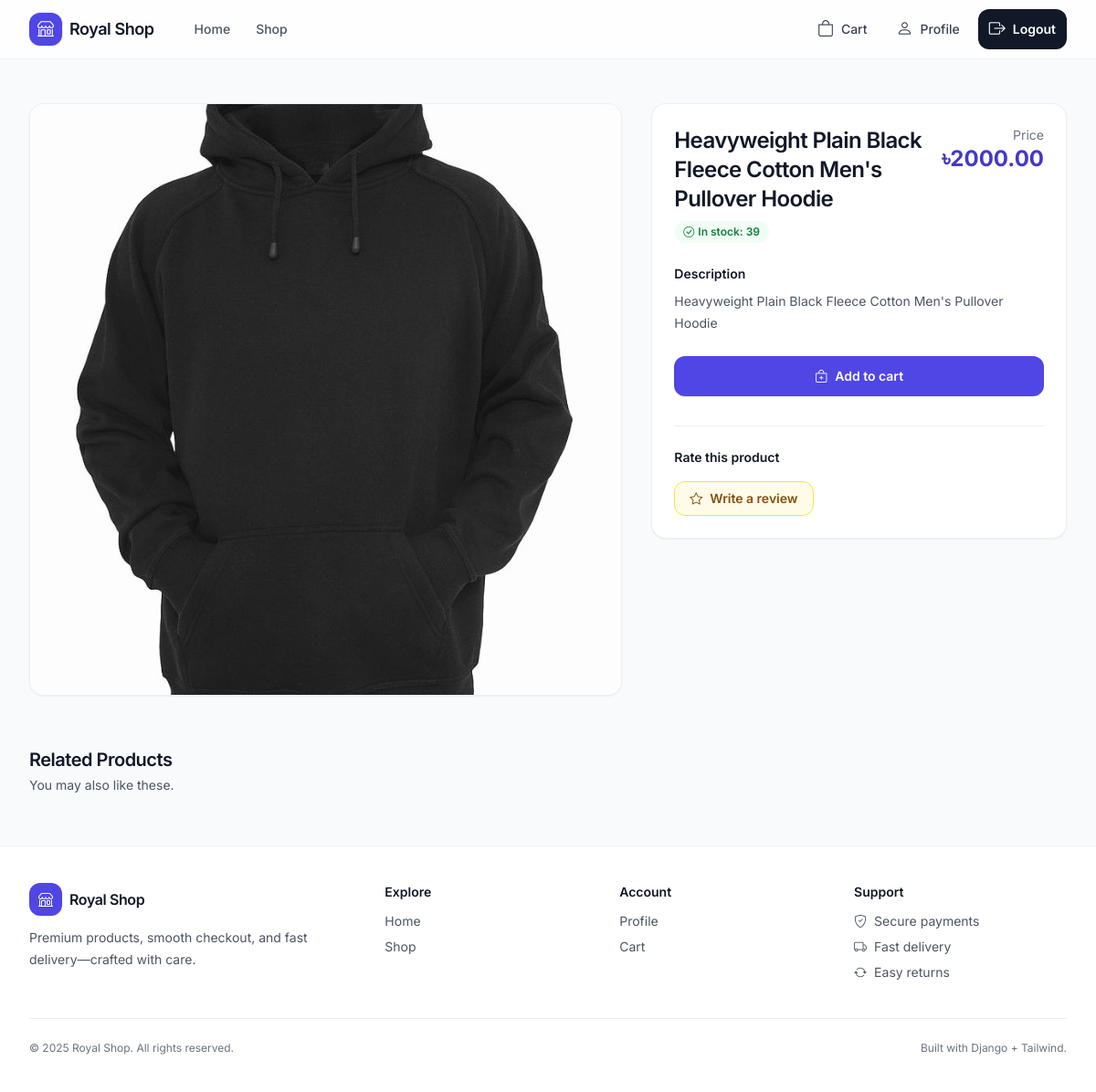
Screenshot of /products/detail/heavyweight-plain-black-fleece-cotton-mens-pullover-hoodie/ (signed in) with the database file from the repository.
### shop/models.py (models this page shows, shortened)
class Product(models.Model):
    name = models.CharField(max_length=100)
    slug = models.SlugField(max_length=200, unique=True)
    category = models.ForeignKey(Category, on_delete=models.CASCADE, related_name='products')
    description = models.TextField()
    price = models.DecimalField(max_digits=10, decimal_places=2)
    stock = models.PositiveBigIntegerField(default=1)
    available = models.BooleanField(default=True)
    created_at = models.DateTimeField(auto_now_add=True)
    updated_at = models.DateTimeField(auto_now=True)
    image = models.ImageField(upload_to='products/%Y/%m/%d')

### shop/views.py (the view)
# urls.py: path('products/detail/<slug:slug>/', views.product_detail, name="product_detail"),
def product_detail(request, slug):
    product = get_object_or_404(Product, slug = slug, available = True)
    related_products = Product.objects.filter(category = product.category).exclude(id=product.id)
    user_rating = None
    if request.user.is_authenticated:
        try:
            user_rating = Rating.objects.get(product=product, user=request.user)
        except Rating.DoesNotExist:
            pass
    rating_form = RatingForm(instance=user_rating)
    return render(request, 'shop/product_detail.html', {
        'product' :product,
        'related_products' : related_products,
        'user_rating' : user_rating,
        'rating_form' : rating_form
    })

### shop/context_processors.py (called while the page is built)
def cart_items_count(request):
    if request.user.is_authenticated:
        try:
            cart = Cart.objects.get(user=request.user)
            return {'cart_items_count' : cart.get_total_items()}
        except Cart.DoesNotExist:
            {'cart_items_count' : 0}
    return {'cart_items_count' : 0}

### shop/models.py (called while the page is built)
    def get_total_items(self):
        return sum(item.quantity for item in self.items.all())

### templates/shop/product_detail.html (shortened to what this page needs)
{% extends 'base.html' %}
{% block content %}
<div class="grid gap-8 lg:grid-cols-12">
    <div class="lg:col-span-7">
        <div class="overflow-hidden rounded-2xl border border-gray-200/70 bg-white shadow-sm">
            <div class="bg-gray-50">
                <div class="aspect-square w-full overflow-hidden">
                    {% if product.image %}
                    <img src="{{ product.image.url }}" alt="{{ product.name }}" class="h-full w-full object-cover object-center">
                    {% else %}
                    <div class="flex h-full w-full items-center justify-center text-gray-400">
                        <i class="bi bi-image text-4xl"></i>
                    </div>
                    {% endif %}
                </div>
            </div>
        </div>
    </div>
    <div class="lg:col-span-5">
        <div class="rounded-2xl border border-gray-200/70 bg-white p-6 shadow-sm lg:sticky lg:top-24">
            <div class="flex items-start justify-between gap-4">
                <div>
                    <h1 class="text-2xl font-semibold tracking-tight text-gray-900">{{ product.name }}</h1>
                    <div class="mt-2 flex flex-wrap items-center gap-2">
                        {% if product.stock > 0 %}
                        <span class="inline-flex items-center gap-1 rounded-full bg-green-50 px-2.5 py-1 text-xs font-semibold text-green-700">
                            <i class="bi bi-check-circle"></i>
                            In stock: {{ product.stock }}
                        </span>
                        {% else %}
                        <span class="inline-flex items-center gap-1 rounded-full bg-red-50 px-2.5 py-1 text-xs font-semibold text-red-700">
                            <i class="bi bi-x-circle"></i>
                            Out of stock
                        </span>
                        {% endif %}
                    </div>
                </div>
                <div class="text-right">
                    <p class="text-sm text-gray-500">Price</p>
                    <p class="text-2xl font-bold text-brand-700">৳{{ product.price }}</p>
                </div>
            </div>
            <div class="mt-6">
                <h2 class="text-sm font-semibold text-gray-900">Description</h2>
                <p class="mt-2 text-sm leading-6 text-gray-600">{{ product.description }}</p>
            </div>
            <div class="mt-6">
                <a href="{% url 'cart_add' product.id %}" class="inline-flex w-full items-center justify-center gap-2 rounded-xl bg-brand-600 px-4 py-3 text-sm font-semibold text-white shadow-sm hover:bg-brand-700 transition">
                    <i class="bi bi-bag-plus"></i>
                    Add to cart
                </a>
            </div>
            <div class="mt-8 border-t border-gray-200/70 pt-6">
                <h3 class="text-sm font-semibold text-gray-900">Rate this product</h3>
                <a href="{% url 'rate_product' product.id %}" class="mt-4 inline-flex items-center gap-2 rounded-xl border border-yellow-300 bg-yellow-50 px-4 py-2 text-sm font-semibold text-yellow-800 hover:bg-yellow-100 transition">
                    <i class="bi bi-star"></i>
                    Write a review
                </a>
            </div>
        </div>
    </div>
</div>
<div class="mt-14">
    <div class="flex items-end justify-between gap-4">
        <div>
            <h3 class="text-xl font-semibold tracking-tight text-gray-900">Related Products</h3>
            <p class="mt-1 text-sm text-gray-600">You may also like these.</p>
        </div>
    </div>
</div>
{% endblock %}

### templates/base.html (style rules this page uses)
body { font-family: Inter, ui-sans-serif, system-ui, -apple-system, Segoe UI, Roboto, Helvetica, Arial, "Apple Color Emoji","Segoe UI Emoji"; }

### rows the page displays
Product: image (picture), name "Heavyweight Plain Black Fleece Cotton Men's Pullover Hoodie", stock "39", price "2000.00", description "Heavyweight Plain Black Fleece Cotton Men's Pullover Hoodie"
